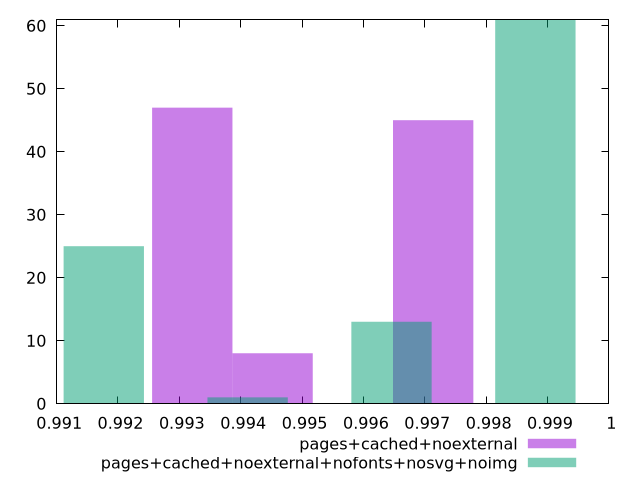

Reproduce this figure in gnuplot.
$_pagesCachedNoexternal <<EOF
0.993210557399875 47
0.994519135209361 8
0.997136290828333 45
EOF
$_pagesCachedNoexternalNofontsNosvgNoimg <<EOF
0.9988020780481206 61
0.9964574722311063 13
0.9917682605970776 25
0.9941128664140919 1
EOF
set key outside below
set terminal pngcairo
set output "report_00005_2020-11-02T22-26-11.212Z/first-cpu-idle/first-cpu-idle_pages+cached+noexternal_pages+cached+noexternal+nofonts+nosvg+noimg+hist.png"
set boxwidth 0.0013085778094860012
set style fill transparent solid 0.5 noborder
set yrange [0:61]
plot $_pagesCachedNoexternal title "pages+cached+noexternal" with boxes ,$_pagesCachedNoexternalNofontsNosvgNoimg title "pages+cached+noexternal+nofonts+nosvg+noimg" with boxes ,
